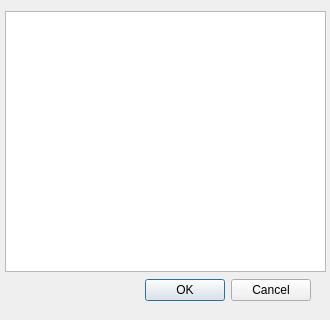
<?xml version="1.0" encoding="UTF-8"?>
<ui version="4.0">
 <class>DialogChoisirInstallation</class>
 <widget class="QDialog" name="DialogChoisirInstallation">
  <property name="geometry">
   <rect>
    <x>0</x>
    <y>0</y>
    <width>330</width>
    <height>320</height>
   </rect>
  </property>
  <property name="windowTitle">
   <string>Dialog</string>
  </property>
  <widget class="QDialogButtonBox" name="buttonBox">
   <property name="geometry">
    <rect>
     <x>90</x>
     <y>270</y>
     <width>221</width>
     <height>41</height>
    </rect>
   </property>
   <property name="orientation">
    <enum>Qt::Horizontal</enum>
   </property>
   <property name="standardButtons">
    <set>QDialogButtonBox::Cancel|QDialogButtonBox::Ok</set>
   </property>
  </widget>
  <widget class="QTableView" name="tableViewInstallation">
   <property name="geometry">
    <rect>
     <x>5</x>
     <y>11</y>
     <width>321</width>
     <height>261</height>
    </rect>
   </property>
  </widget>
 </widget>
 <resources/>
 <connections>
  <connection>
   <sender>buttonBox</sender>
   <signal>accepted()</signal>
   <receiver>DialogChoisirInstallation</receiver>
   <slot>accept()</slot>
   <hints>
    <hint type="sourcelabel">
     <x>248</x>
     <y>254</y>
    </hint>
    <hint type="destinationlabel">
     <x>157</x>
     <y>274</y>
    </hint>
   </hints>
  </connection>
  <connection>
   <sender>buttonBox</sender>
   <signal>rejected()</signal>
   <receiver>DialogChoisirInstallation</receiver>
   <slot>reject()</slot>
   <hints>
    <hint type="sourcelabel">
     <x>316</x>
     <y>260</y>
    </hint>
    <hint type="destinationlabel">
     <x>286</x>
     <y>274</y>
    </hint>
   </hints>
  </connection>
 </connections>
</ui>
